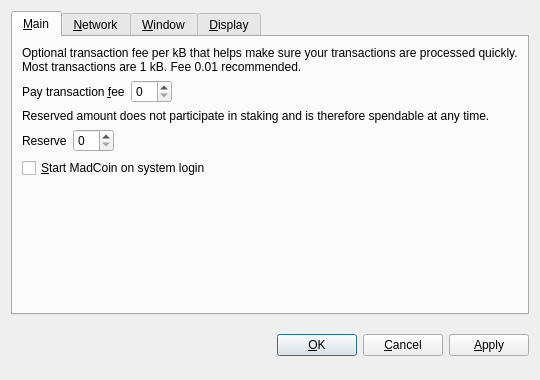
<?xml version="1.0" encoding="UTF-8"?>
<ui version="4.0">
 <class>OptionsDialog</class>
 <widget class="QDialog" name="OptionsDialog">
  <property name="geometry">
   <rect>
    <x>0</x>
    <y>0</y>
    <width>540</width>
    <height>380</height>
   </rect>
  </property>
  <property name="windowTitle">
   <string>Options</string>
  </property>
  <property name="modal">
   <bool>true</bool>
  </property>
  <layout class="QVBoxLayout" name="verticalLayout">
   <item>
    <widget class="QTabWidget" name="tabWidget">
     <property name="tabPosition">
      <enum>QTabWidget::North</enum>
     </property>
     <property name="currentIndex">
      <number>0</number>
     </property>
     <widget class="QWidget" name="tabMain">
      <attribute name="title">
       <string>&amp;Main</string>
      </attribute>
      <layout class="QVBoxLayout" name="verticalLayout_Main">
       <item>
        <widget class="QLabel" name="transactionFeeInfoLabel">
         <property name="text">
          <string>Optional transaction fee per kB that helps make sure your transactions are processed quickly. Most transactions are 1 kB. Fee 0.01 recommended.</string>
         </property>
         <property name="textFormat">
          <enum>Qt::PlainText</enum>
         </property>
         <property name="wordWrap">
          <bool>true</bool>
         </property>
        </widget>
       </item>
       <item>
        <layout class="QHBoxLayout" name="horizontalLayoutFee">
         <item>
          <widget class="QLabel" name="transactionFeeLabel">
           <property name="text">
            <string>Pay transaction &amp;fee</string>
           </property>
           <property name="textFormat">
            <enum>Qt::PlainText</enum>
           </property>
           <property name="buddy">
            <cstring>transactionFee</cstring>
           </property>
          </widget>
         </item>
         <item>
          <widget class="BitcoinAmountField" name="transactionFee"/>
         </item>
         <item>
          <spacer name="horizontalSpacerFee">
           <property name="orientation">
            <enum>Qt::Horizontal</enum>
           </property>
           <property name="sizeHint" stdset="0">
            <size>
             <width>40</width>
             <height>20</height>
            </size>
           </property>
          </spacer>
         </item>
        </layout>
       </item>
       <item>
        <widget class="QLabel" name="reserveBalanceInfoLabel">
         <property name="text">
          <string>Reserved amount does not participate in staking and is therefore spendable at any time.</string>
         </property>
         <property name="textFormat">
          <enum>Qt::PlainText</enum>
         </property>
         <property name="wordWrap">
          <bool>true</bool>
         </property>
        </widget>
       </item>
       <item>
        <layout class="QHBoxLayout" name="horizontalLayoutReserveBalance">
         <item>
          <widget class="QLabel" name="reserveBalanceLabel">
           <property name="text">
            <string>Reserve</string>
           </property>
           <property name="textFormat">
            <enum>Qt::PlainText</enum>
           </property>
           <property name="buddy">
            <cstring>reserveBalance</cstring>
           </property>
          </widget>
         </item>
         <item>
          <widget class="BitcoinAmountField" name="reserveBalance"/>
         </item>
         <item>
          <spacer name="horizontalSpacerReserveBalance">
           <property name="orientation">
            <enum>Qt::Horizontal</enum>
           </property>
           <property name="sizeHint" stdset="0">
            <size>
             <width>40</width>
             <height>20</height>
            </size>
           </property>
          </spacer>
         </item>
        </layout>
       </item>
       <item>
        <widget class="QCheckBox" name="bitcoinAtStartup">
         <property name="toolTip">
          <string>Automatically start MadCoin after logging in to the system.</string>
         </property>
         <property name="text">
          <string>&amp;Start MadCoin on system login</string>
         </property>
        </widget>
       </item>
       <item>
        <spacer name="verticalSpacer_Main">
         <property name="orientation">
          <enum>Qt::Vertical</enum>
         </property>
         <property name="sizeHint" stdset="0">
          <size>
           <width>20</width>
           <height>40</height>
          </size>
         </property>
        </spacer>
       </item>
      </layout>
     </widget>
     <widget class="QWidget" name="tabNetwork">
      <attribute name="title">
       <string>&amp;Network</string>
      </attribute>
      <layout class="QVBoxLayout" name="verticalLayout_Network">
       <item>
        <widget class="QCheckBox" name="mapPortUpnp">
         <property name="toolTip">
          <string>Automatically open the MadCoin client port on the router. This only works when your router supports UPnP and it is enabled.</string>
         </property>
         <property name="text">
          <string>Map port using &amp;UPnP</string>
         </property>
        </widget>
       </item>
       <item>
        <widget class="QCheckBox" name="connectSocks">
         <property name="toolTip">
          <string>Connect to the MadCoin network through a SOCKS5 proxy (e.g. when connecting through Tor).</string>
         </property>
         <property name="text">
          <string>&amp;Connect through SOCKS5 proxy:</string>
         </property>
        </widget>
       </item>
       <item>
        <layout class="QHBoxLayout" name="horizontalLayout_Network">
         <item>
          <widget class="QLabel" name="proxyIpLabel">
           <property name="text">
            <string>Proxy &amp;IP:</string>
           </property>
           <property name="textFormat">
            <enum>Qt::PlainText</enum>
           </property>
           <property name="buddy">
            <cstring>proxyIp</cstring>
           </property>
          </widget>
         </item>
         <item>
          <widget class="QValidatedLineEdit" name="proxyIp">
           <property name="maximumSize">
            <size>
             <width>140</width>
             <height>16777215</height>
            </size>
           </property>
           <property name="toolTip">
            <string>IP address of the proxy (e.g. 127.0.0.1)</string>
           </property>
          </widget>
         </item>
         <item>
          <widget class="QLabel" name="proxyPortLabel">
           <property name="text">
            <string>&amp;Port:</string>
           </property>
           <property name="textFormat">
            <enum>Qt::PlainText</enum>
           </property>
           <property name="buddy">
            <cstring>proxyPort</cstring>
           </property>
          </widget>
         </item>
         <item>
          <widget class="QLineEdit" name="proxyPort">
           <property name="maximumSize">
            <size>
             <width>55</width>
             <height>16777215</height>
            </size>
           </property>
           <property name="toolTip">
            <string>Port of the proxy (e.g. 9050)</string>
           </property>
          </widget>
         </item>
         <item>
          <spacer name="horizontalSpacer_Network">
           <property name="orientation">
            <enum>Qt::Horizontal</enum>
           </property>
           <property name="sizeHint" stdset="0">
            <size>
             <width>40</width>
             <height>20</height>
            </size>
           </property>
          </spacer>
         </item>
        </layout>
       </item>
       <item>
        <spacer name="verticalSpacer_Network">
         <property name="orientation">
          <enum>Qt::Vertical</enum>
         </property>
         <property name="sizeHint" stdset="0">
          <size>
           <width>20</width>
           <height>40</height>
          </size>
         </property>
        </spacer>
       </item>
      </layout>
     </widget>
     <widget class="QWidget" name="tabWindow">
      <attribute name="title">
       <string>&amp;Window</string>
      </attribute>
      <layout class="QVBoxLayout" name="verticalLayout_Window">
       <item>
        <widget class="QCheckBox" name="minimizeToTray">
         <property name="toolTip">
          <string>Show only a tray icon after minimizing the window.</string>
         </property>
         <property name="text">
          <string>&amp;Minimize to the tray instead of the taskbar</string>
         </property>
        </widget>
       </item>
       <item>
        <widget class="QCheckBox" name="minimizeOnClose">
         <property name="toolTip">
          <string>Minimize instead of exit the application when the window is closed. When this option is enabled, the application will be closed only after selecting Quit in the menu.</string>
         </property>
         <property name="text">
          <string>M&amp;inimize on close</string>
         </property>
        </widget>
       </item>
       <item>
        <spacer name="verticalSpacer_Window">
         <property name="orientation">
          <enum>Qt::Vertical</enum>
         </property>
         <property name="sizeHint" stdset="0">
          <size>
           <width>20</width>
           <height>40</height>
          </size>
         </property>
        </spacer>
       </item>
      </layout>
     </widget>
     <widget class="QWidget" name="tabDisplay">
      <attribute name="title">
       <string>&amp;Display</string>
      </attribute>
      <layout class="QVBoxLayout" name="verticalLayout_Display">
       <item>
        <layout class="QHBoxLayout" name="horizontalLayout_1_Display">
         <item>
          <widget class="QLabel" name="langLabel">
           <property name="text">
            <string>User Interface &amp;language:</string>
           </property>
           <property name="textFormat">
            <enum>Qt::PlainText</enum>
           </property>
           <property name="buddy">
            <cstring>lang</cstring>
           </property>
          </widget>
         </item>
         <item>
          <widget class="QValueComboBox" name="lang">
           <property name="toolTip">
            <string>The user interface language can be set here. This setting will take effect after restarting MadCoin.</string>
           </property>
          </widget>
         </item>
        </layout>
       </item>
       <item>
        <layout class="QHBoxLayout" name="horizontalLayout_2_Display">
         <item>
          <widget class="QLabel" name="unitLabel">
           <property name="text">
            <string>&amp;Unit to show amounts in:</string>
           </property>
           <property name="textFormat">
            <enum>Qt::PlainText</enum>
           </property>
           <property name="buddy">
            <cstring>unit</cstring>
           </property>
          </widget>
         </item>
         <item>
          <widget class="QValueComboBox" name="unit">
           <property name="toolTip">
            <string>Choose the default subdivision unit to show in the interface and when sending coins.</string>
           </property>
          </widget>
         </item>
        </layout>
       </item>
       <item>
        <widget class="QCheckBox" name="coinControlFeatures">
         <property name="toolTip">
          <string>Whether to show coin control features or not.</string>
         </property>
         <property name="text">
          <string>Display coin &amp;control features (experts only!)</string>
         </property>
        </widget>
       </item>
       <item>
        <widget class="QCheckBox" name="minimizeCoinAge">
         <property name="toolTip">
          <string>Whether to select the coin outputs randomly or with minimal coin age.</string>
         </property>
         <property name="text">
          <string>Minimize weight consumption (experimental)</string>
         </property>
        </widget>
       </item>
       <item>
        <widget class="QCheckBox" name="useBlackTheme">
         <property name="text">
          <string>Use black visual theme (requires restart)</string>
         </property>
        </widget>
       </item>
       <item>
        <spacer name="verticalSpacer_Display">
         <property name="orientation">
          <enum>Qt::Vertical</enum>
         </property>
         <property name="sizeHint" stdset="0">
          <size>
           <width>20</width>
           <height>40</height>
          </size>
         </property>
        </spacer>
       </item>
      </layout>
     </widget>
    </widget>
   </item>
   <item>
    <layout class="QHBoxLayout" name="horizontalLayout_Buttons">
     <item>
      <spacer name="horizontalSpacer_1">
       <property name="orientation">
        <enum>Qt::Horizontal</enum>
       </property>
       <property name="sizeHint" stdset="0">
        <size>
         <width>40</width>
         <height>48</height>
        </size>
       </property>
      </spacer>
     </item>
     <item>
      <widget class="QLabel" name="statusLabel">
       <property name="font">
        <font>
         <weight>75</weight>
         <bold>true</bold>
        </font>
       </property>
       <property name="text">
        <string/>
       </property>
       <property name="textFormat">
        <enum>Qt::PlainText</enum>
       </property>
       <property name="wordWrap">
        <bool>true</bool>
       </property>
      </widget>
     </item>
     <item>
      <spacer name="horizontalSpacer_2">
       <property name="orientation">
        <enum>Qt::Horizontal</enum>
       </property>
       <property name="sizeHint" stdset="0">
        <size>
         <width>40</width>
         <height>48</height>
        </size>
       </property>
      </spacer>
     </item>
     <item>
      <widget class="QPushButton" name="okButton">
       <property name="text">
        <string>&amp;OK</string>
       </property>
      </widget>
     </item>
     <item>
      <widget class="QPushButton" name="cancelButton">
       <property name="text">
        <string>&amp;Cancel</string>
       </property>
       <property name="autoDefault">
        <bool>false</bool>
       </property>
      </widget>
     </item>
     <item>
      <widget class="QPushButton" name="applyButton">
       <property name="text">
        <string>&amp;Apply</string>
       </property>
       <property name="autoDefault">
        <bool>false</bool>
       </property>
      </widget>
     </item>
    </layout>
   </item>
  </layout>
 </widget>
 <customwidgets>
  <customwidget>
   <class>BitcoinAmountField</class>
   <extends>QSpinBox</extends>
   <header>bitcoinamountfield.h</header>
  </customwidget>
  <customwidget>
   <class>QValueComboBox</class>
   <extends>QComboBox</extends>
   <header>qvaluecombobox.h</header>
  </customwidget>
  <customwidget>
   <class>QValidatedLineEdit</class>
   <extends>QLineEdit</extends>
   <header>qvalidatedlineedit.h</header>
  </customwidget>
 </customwidgets>
 <resources/>
 <connections/>
</ui>
